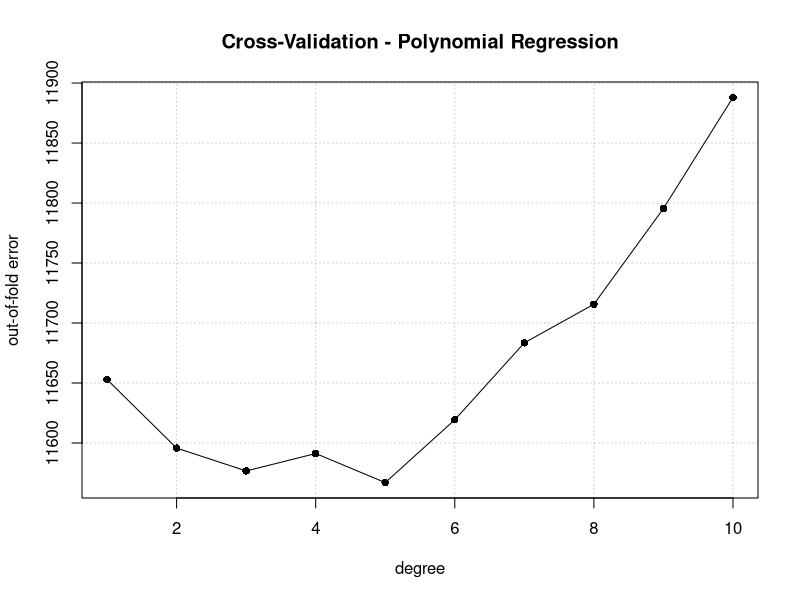
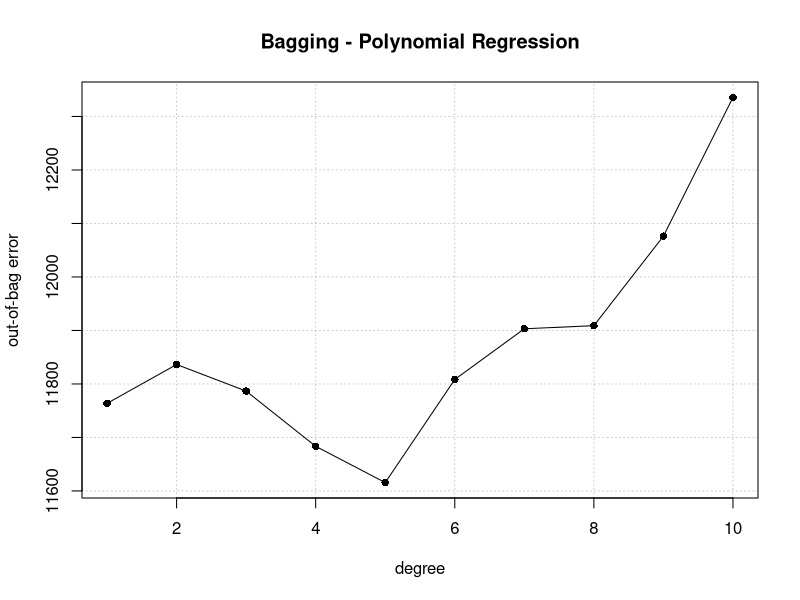

Write the R code that produced these figures, in order.
library(data.table)
library(caret)

wages <- fread('data/wages.csv')
rmse <- function(y_true, y_pred) {sqrt(mean((y_true-y_pred)^2))}


# using a single validation set ---------------------
inds <- wages[, sample(.N, 0.2*.N)]
train <- wages[-inds] 
validation <- wages[inds] 

fit_single <- lm(salary~experience, train)
validation_preds <- predict(fit_single, validation)
sprintf("Validation RMSe: %0.3f", rmse(validation$salary, validation_preds))


# cross-validation ---------------------

# create folds
set.seed(1)
n_folds <- 10
folds <- createFolds(wages$salary, n_folds)

# iterate through degree in 1:10
cv_log <- data.table(degree=1:10, error=0)
for (d in cv_log$degree) {
  
  oof_error <- rep(NA, n_folds)
  for (k in 1:n_folds) {
    
    # split data
    inds <- folds[[k]]
    train <- wages[-inds]
    validation <- wages[inds]
    
    # fit model
    fit_cv <- lm(salary~poly(experience, d), train)
    
    # evaluate fit
    preds <- predict(fit_cv, validation)
    oof_error[k] <- rmse(validation$salary, preds)
  }
  
  # update log
  cv_log[degree==d, error := mean(oof_error)]
}

plot(cv_log, pch=16, ylab="out-of-fold error",
     main="Cross-Validation - Polynomial Regression")
lines(cv_log)
grid(col = rgb(0,0,0,0.2))

# bagging ---------------------

# repeat 10 times
n_rep <- 10
bagging_log <- data.table(degree=1:10, error=0)
for (d in bagging_log$degree) {
  
  oob_error <- rep(NA, n_folds)
  for (k in 1:n_rep) {
    
    # split data
    set.seed(k)
    train_inds <- wages[, sample(.N, .N, replace=T)]
    validation_inds <- wages[, setdiff(.I, train_inds)]
    
    train <- wages[train_inds]
    validation <- wages[validation_inds]
    
    # fit model
    fit_bag <- lm(salary~poly(experience, d), train)
    
    # evaluate fit
    preds <- predict(fit_bag, validation)
    oob_error[k] <- rmse(validation$salary, preds)
  }
  
  # update log
  bagging_log[degree==d, error := mean(oob_error)]
}

plot(bagging_log, pch=16, ylab="out-of-bag error",
     main="Bagging - Polynomial Regression")
lines(bagging_log)
grid(col = rgb(0,0,0,0.2))

